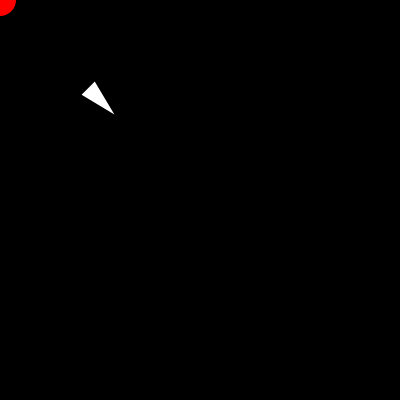
Frame 1 (no input)
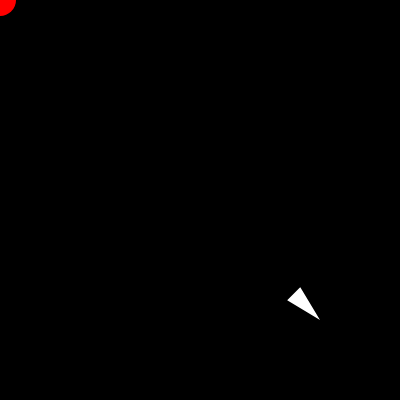
Frame 60 (no input)
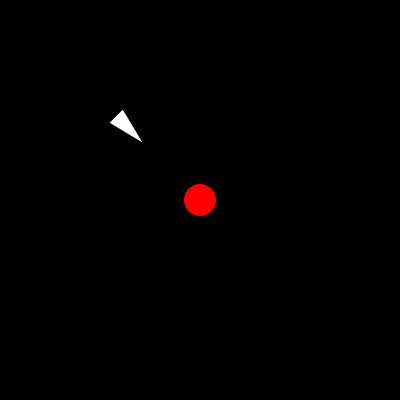
Frame 120 (the mouse pressed at the canvas centre since frame 60)

The p5.js sketch that drew these frames (run headless with seeded random() and noise() and a simulated clock; from frame 60 on, the mouse is pressed at the canvas centre):

// p5.js sketch
// ── sketch.js
// More Steering Behaviors! (Flee)
// The Nature of Code
// The Coding Train / Daniel Shiffman
// https://youtu.be/
// https://thecodingtrain.com/learning/nature-of-code/5.3-flee-pursue-evade.html

// Flee: https://editor.p5js.org/codingtrain/sketches/v-VoQtETO
// Pursue: https://editor.p5js.org/codingtrain/sketches/Lx3PJMq4m
// Evade: https://editor.p5js.org/codingtrain/sketches/X3ph02Byx
// Pursue Bouncing Ball: https://editor.p5js.org/codingtrain/sketches/itlyDq3ZB
// Pursue Wander: https://editor.p5js.org/codingtrain/sketches/EEnmY04lt
// Pursue Slider Prediction: https://editor.p5js.org/codingtrain/sketches/l7MgPpTUB

let vehicle;
let target;

function setup() {
  createCanvas(400, 400);
  vehicle = new Vehicle(100, 100);
}

function draw() {
  background(0);

  fill(255, 0, 0);
  noStroke();
  target = createVector(mouseX, mouseY);
  circle(target.x, target.y, 32);

  let steering = vehicle.flee(target);
  vehicle.applyForce(steering);

  vehicle.edges(); // not in video added after the fact
  vehicle.update();
  vehicle.show();
}

// ── vehicle.js
// More Steering Behaviors! (Flee)
// The Nature of Code
// The Coding Train / Daniel Shiffman
// https://youtu.be/
// https://thecodingtrain.com/learning/nature-of-code/5.3-flee-pursue-evade.html

// Flee: https://editor.p5js.org/codingtrain/sketches/v-VoQtETO
// Pursue: https://editor.p5js.org/codingtrain/sketches/Lx3PJMq4m
// Evade: https://editor.p5js.org/codingtrain/sketches/X3ph02Byx
// Pursue Bouncing Ball: https://editor.p5js.org/codingtrain/sketches/itlyDq3ZB
// Pursue Wander: https://editor.p5js.org/codingtrain/sketches/EEnmY04lt
// Pursue Slider Prediction: https://editor.p5js.org/codingtrain/sketches/l7MgPpTUB

class Vehicle {
  constructor(x, y) {
    this.pos = createVector(x, y);
    this.vel = createVector(0, 0);
    this.acc = createVector(0, 0);
    this.maxSpeed = 6;
    this.maxForce = 0.25;
    this.r = 16;
  }

  flee(target) {
    return this.seek(target).mult(-1);
  }

  seek(target) {
    let force = p5.Vector.sub(target, this.pos);
    force.setMag(this.maxSpeed);
    force.sub(this.vel);
    force.limit(this.maxForce);
    return force;
  }

  applyForce(force) {
    this.acc.add(force);
  }

  update() {
    this.vel.add(this.acc);
    this.vel.limit(this.maxSpeed);
    this.pos.add(this.vel);
    this.acc.set(0, 0);
  }

  show() {
    stroke(255);
    strokeWeight(2);
    fill(255);
    push();
    translate(this.pos.x, this.pos.y);
    rotate(this.vel.heading());
    triangle(-this.r, -this.r / 2, -this.r, this.r / 2, this.r, 0);
    pop();
  }

  edges() {
    if (this.pos.x > width + this.r) {
      this.pos.x = -this.r;
    } else if (this.pos.x < -this.r) {
      this.pos.x = width + this.r;
    }
    if (this.pos.y > height + this.r) {
      this.pos.y = -this.r;
    } else if (this.pos.y < -this.r) {
      this.pos.y = height + this.r;
    }
  }
}
